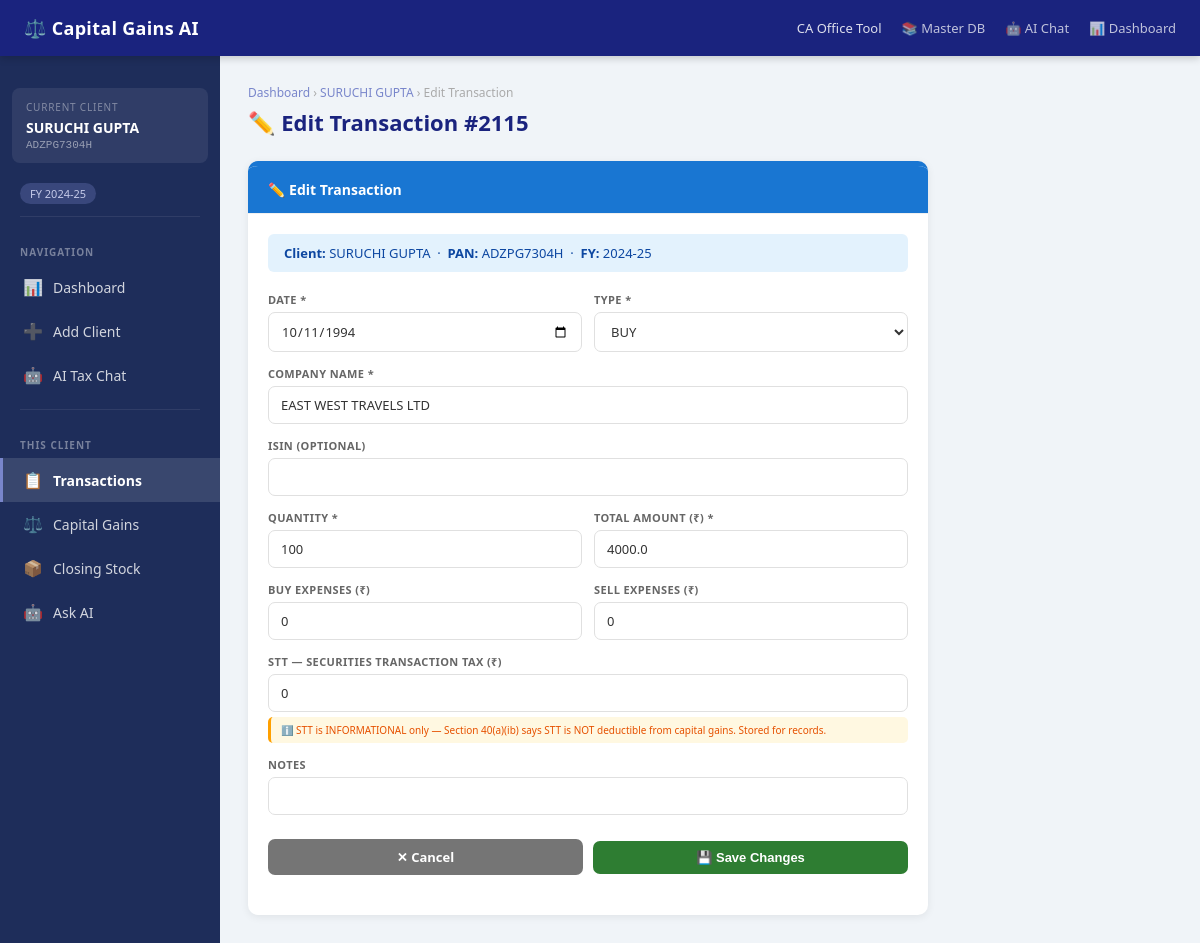
Screenshot of /edit_transaction/2115 with the database file from the repository.
### tables this page shows
CREATE TABLE clients (
            id         INTEGER PRIMARY KEY AUTOINCREMENT,
            name       TEXT    NOT NULL,
            pan        TEXT    UNIQUE NOT NULL,
            email      TEXT,
            phone      TEXT,
            created_at TEXT    DEFAULT CURRENT_TIMESTAMP
        , password_hash TEXT DEFAULT NULL);

CREATE TABLE transactions (
            id            INTEGER PRIMARY KEY AUTOINCREMENT,
            client_id     INTEGER NOT NULL,
            fin_year      TEXT    NOT NULL,
            date          TEXT    NOT NULL,
            type          TEXT    NOT NULL,
            company       TEXT    NOT NULL,
            isin          TEXT    DEFAULT '',
            quantity      INTEGER NOT NULL,
            amount        REAL    NOT NULL,
            buy_expenses  REAL    DEFAULT 0,
            sell_expenses REAL    DEFAULT 0,
            notes         TEXT    DEFAULT '',
            added_on      TEXT    DEFAULT CURRENT_TIMESTAMP, stt REAL DEFAULT 0,
            FOREIGN KEY (client_id) REFERENCES clients(id)
        );

### app.py (the view, shortened to what this page needs)
@app.route("/edit_transaction/<int:tx_id>", methods=["GET", "POST"])
def edit_transaction_route(tx_id):
    tx = get_transaction_by_id(tx_id)
    if not tx:
        flash("Transaction not found.", "error")
        return redirect(url_for("dashboard"))
    client_id = tx[1]
    fin_year  = tx[2]
    client    = get_client(client_id)
    return render_template(
        "edit_transaction.html",
        tx       = tx,
        client   = client,
        fin_year = fin_year
    )

### database.py (called while the page is built)
def get_client(client_id):
    conn = sqlite3.connect(DB_NAME)
    c    = conn.cursor()
    c.execute("SELECT * FROM clients WHERE id = ?", (client_id,))
    row = c.fetchone()
    conn.close()
    return row

def get_transaction_by_id(tx_id):
    conn = sqlite3.connect(DB_NAME)
    c    = conn.cursor()
    c.execute("""
        SELECT id, client_id, fin_year, date, type, company, isin,
               quantity, amount, buy_expenses, sell_expenses, stt, notes
        FROM transactions WHERE id = ?
    """, (tx_id,))
    row = c.fetchone()
    conn.close()
    return row

### templates/edit_transaction.html (shortened to what this page needs)
{% extends "base.html" %}
{% set active_page = "client" %}
{% block content %}
<div class="page-header">
    <div class="breadcrumb">
        <a href="{{ url_for('dashboard') }}">Dashboard</a> ›
        <a href="{{ url_for('client_page', client_id=client[0], fin_year=fin_year) }}">
            {{ client[1] }}
        </a> › Edit Transaction
    </div>
    <h1>✏️ Edit Transaction #{{ tx[0] }}</h1>
</div>
<div class="edit-container">
    <div class="card edit-card">
        <div class="card-header" style="background:#1976d2; color:white;">
            ✏️ Edit Transaction
        </div>
        <div class="card-body">
            <div class="info-bar">
                <strong>Client:</strong> {{ client[1] }} &nbsp;·&nbsp;
                <strong>PAN:</strong> {{ client[2] }} &nbsp;·&nbsp;
                <strong>FY:</strong> {{ fin_year }}
            </div>
            <form method="POST"
                  action="{{ url_for('edit_transaction_route', tx_id=tx[0]) }}">
                <div class="form-row">
                    <div class="form-group">
                        <label class="form-label">Date *</label>
                        <input class="form-control" type="date"
                               name="date" value="{{ tx[3] }}" required>
                    </div>
                    <div class="form-group">
                        <label class="form-label">Type *</label>
                        <select class="form-control" name="type" required
                                id="txTypeSelect"
                                onchange="showTypeHint(this.value)">
                            <optgroup label="Normal">
                                <option value="BUY"
                                    {% if tx[4] == 'BUY' %}selected{% endif %}>
                                    BUY
                                </option>
                            </optgroup>
                        </select>
                    </div>
                </div>
                <div class="form-group">
                    <label class="form-label">Company Name *</label>
                    <input class="form-control" type="text"
                           name="company" value="{{ tx[5] }}"
                           style="text-transform:uppercase;" required>
                </div>
                <div class="form-group">
                    <label class="form-label">ISIN (optional)</label>
                    <input class="form-control" type="text"
                           name="isin" value="{{ tx[6] or '' }}">
                </div>
                <div class="form-row">
                    <div class="form-group">
                        <label class="form-label">Quantity *</label>
                        <input class="form-control" type="number"
                               name="quantity" min="1"
                               value="{{ tx[7] }}" required
                               id="qtyInput">
                    </div>
                    <div class="form-group">
                        <label class="form-label" id="amountLabel">
                            Total Amount (₹) *
                        </label>
                        <input class="form-control" type="number"
                               name="amount" step="0.01" min="0"
                               value="{{ tx[8] }}" required
                               id="amountInput">
                    </div>
                </div>
                <div class="form-row">
                    <div class="form-group">
                        <label class="form-label">Buy Expenses (₹)</label>
                        <input class="form-control" type="number"
                               name="buy_expenses" step="0.01" min="0"
                               value="{{ tx[9] or 0 }}">
                    </div>
                    <div class="form-group">
                        <label class="form-label">Sell Expenses (₹)</label>
                        <input class="form-control" type="number"
                               name="sell_expenses" step="0.01" min="0"
                               value="{{ tx[10] or 0 }}">
                    </div>
                </div>
                <div class="form-group">
                    <label class="form-label">
                        STT — Securities Transaction Tax (₹)
                    </label>
                    <input class="form-control" type="number"
                           name="stt" step="0.01" min="0"
                           value="{{ tx[11] or 0 }}"
                           placeholder="0 if not applicable"
                           id="sttInput">
                    <div class="stt-hint">
                        ℹ️ STT is INFORMATIONAL only — Section 40(a)(ib) says
                        STT is NOT deductible from capital gains. Stored for records.
                    </div>
                </div>
                <div class="form-group">
                    <label class="form-label">Notes</label>
                    <input class="form-control" type="text"
                           name="notes" value="{{ tx[12] or '' }}">
                </div>
                <div class="btn-row" style="margin-top:24px;">
                    <a href="{{ url_for('client_page', client_id=client[0], fin_year=fin_year) }}"
                       class="btn btn-cancel"
                       style="justify-content:center;">
                        ✕ Cancel
                    </a>
                    <button type="submit" class="btn btn-save"
                            style="justify-content:center;">
                        💾 Save Changes
                    </button>
                </div>
            </form>
        </div>
    </div>
</div>
{% endblock %}

### templates/base.html (shortened to what this page needs)
<!DOCTYPE html>
<html lang="en">
<head>
</head>
<body>
<nav class="navbar">
    <a href="{{ url_for('dashboard') }}" class="navbar-brand">
        ⚖️ Capital Gains AI
    </a>
    <div class="navbar-right">
        <span>CA Office Tool</span>
        <a href="{{ url_for('master_db.master_db_page') }}">📚 Master DB</a>
        <a href="{{ url_for('chat_general') }}">🤖 AI Chat</a>
        <a href="{{ url_for('dashboard') }}">📊 Dashboard</a>
    </div>
</nav>
<div class="page-wrapper">
    <aside class="sidebar">
        {% if client is defined and client %}
        <div class="sidebar-client-box">
            <div class="client-label">Current Client</div>
            <div class="client-name">{{ client[1] }}</div>
            <div class="client-pan">{{ client[2] }}</div>
        </div>
        {% if fin_year is defined and fin_year %}
        <div class="fy-pill">FY {{ fin_year }}</div>
        {% endif %}
        <div class="sidebar-divider"></div>
        {% endif %}
        <div class="sidebar-section-label">Navigation</div>
        <a href="{{ url_for('dashboard') }}"
           class="sidebar-item {{ 'active' if active_page == 'dashboard' else '' }}">
            <span class="icon">📊</span> Dashboard
        </a>
        <a href="{{ url_for('add_client_route') }}"
           class="sidebar-item {{ 'active' if active_page == 'add_client' else '' }}">
            <span class="icon">➕</span> Add Client
        </a>
        <a href="{{ url_for('chat_general') }}"
           class="sidebar-item {{ 'active' if active_page == 'chat' else '' }}">
            <span class="icon">🤖</span> AI Tax Chat
        </a>
        {% if client is defined and client %}
        <div class="sidebar-divider"></div>
        <div class="sidebar-section-label">This Client</div>
        <a href="{{ url_for('client_page', client_id=client[0], fin_year=fin_year if fin_year is defined else '2024-25') }}"
           class="sidebar-item {{ 'active' if active_page == 'client' else '' }}">
            <span class="icon">📋</span> Transactions
        </a>
        {% if fin_year is defined and fin_year %}
        <a href="{{ url_for('calculate', client_id=client[0], fin_year=fin_year) }}"
           class="sidebar-item {{ 'active' if active_page == 'result' else '' }}">
            <span class="icon">⚖️</span> Capital Gains
        </a>
        <a href="{{ url_for('closing_stock_page', client_id=client[0], fin_year=fin_year) }}"
           class="sidebar-item {{ 'active' if active_page == 'closing_stock' else '' }}">
            <span class="icon">📦</span> Closing Stock
        </a>
        {% endif %}
        <a href="{{ url_for('chat_page', client_id=client[0], fin_year=fin_year if fin_year is defined else '2024-25') }}"
           class="sidebar-item {{ 'active' if active_page == 'chat_client' else '' }}">
            <span class="icon">🤖</span> Ask AI
        </a>
        {% endif %}
    </aside>
    <main class="main-content">
        {% block content %}{% endblock %}
    </main>
</div>
</body>
</html>

### rows the page displays
clients: name "SURUCHI GUPTA", pan "ADZPG7304H"
transactions: fin_year "2024-25", id "2115", date "10/11/1994", type "BUY", company "EAST WEST TRAVELS LTD", quantity "100", amount "4000.0", buy_expenses "0", sell_expenses "0", stt "0"
